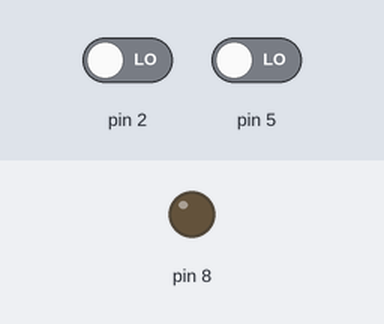
Recording of a sketch running on a simulated Arduino Uno, built with avr-gcc and run on an emulated ATmega328P. On the bench: output pins drawn as LEDs (lit = HIGH). The inputs (shaded band) are chosen by the test bench; at power-on: pin 2 LOW, pin 5 LOW.

Above: at 1.2 s.
1.3 s: pin 2 driven HIGH
At 2.3 s:
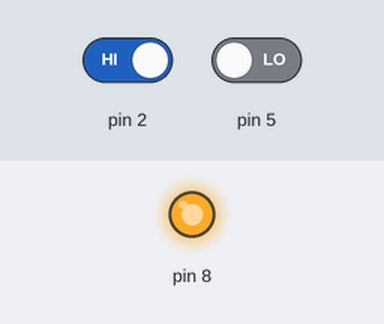
2.8 s: pin 5 driven HIGH
At 3.7 s:
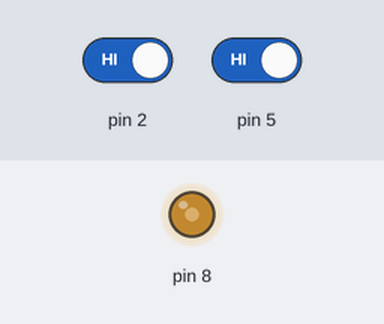
4.3 s: pin 5 driven LOW
At 5.6 s:
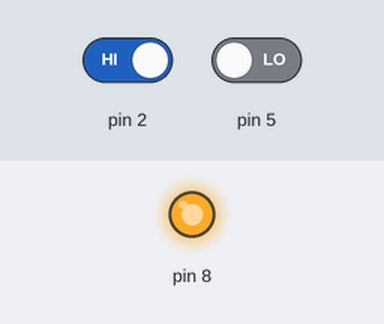
Timing chart, 0 to 7.3 s (numbered marks = the images above; inputs shaded):
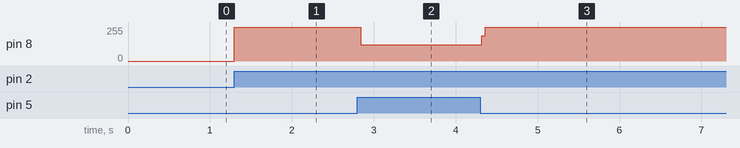

The sketch:

1.ino
```cpp
void setup() {
  pinMode(2,INPUT);
  pinMode(5,INPUT);
  pinMode(8,OUTPUT);
}

void loop() {
  if(digitalRead(2)==1){
    digitalWrite(8,HIGH);
  }

  if(digitalRead(5)==1){
    digitalWrite(8,LOW);
  }

}
```

Measured:
- after the input at 1.3 s, pin 8: 0/255 → 255/255 at once
- after the input at 2.8 s, pin 8: 255/255 → 121/255 at once
- after the input at 4.3 s, pin 8: 121/255 → 255/255 at once
